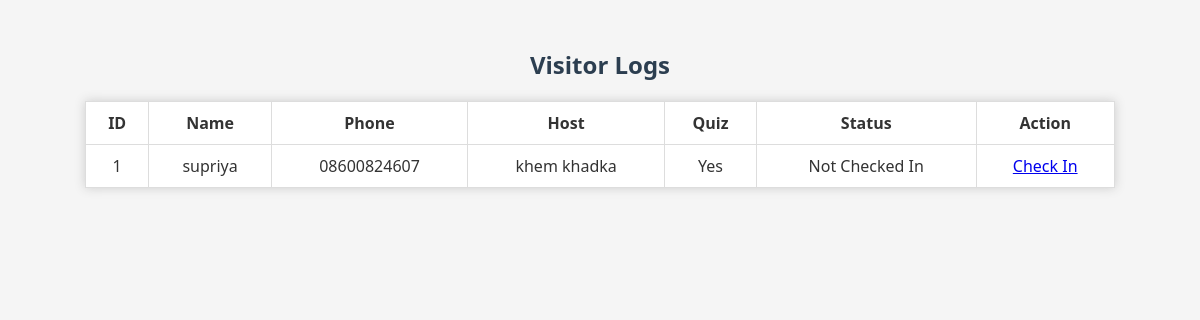
/admin, run on an earlier commit of the app's database.
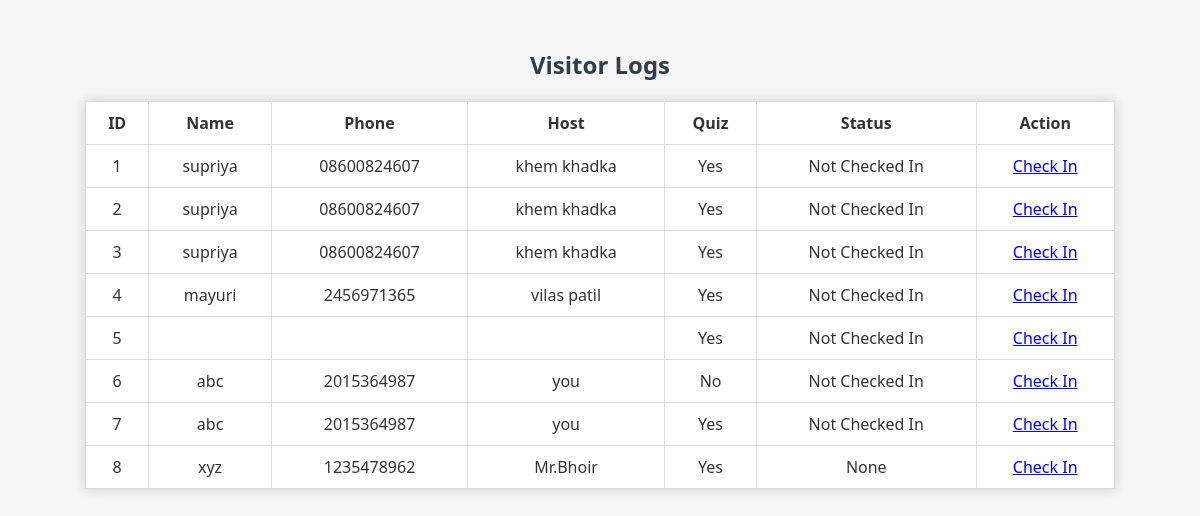
And on a later commit of the database.
### tables this page shows
CREATE TABLE visitors (
                    id INTEGER PRIMARY KEY AUTOINCREMENT,
                    name TEXT,
                    phone TEXT,
                    reason TEXT,
                    host TEXT,
                    quiz_passed INTEGER,
                    checkin_status TEXT
                , area TEXT);

### app.py (the view)
@app.route('/admin')
def admin():
    conn = sqlite3.connect(DB_NAME)
    c = conn.cursor()
    c.execute("SELECT * FROM visitors")
    data = c.fetchall()
    conn.close()
    return render_template('admin.html', data=data)

### templates/admin.html (shortened to what this page needs)
<!DOCTYPE html>
<html>
<head>
  <link rel="stylesheet" href="{{ url_for('static', filename='style.css') }}">
</head>
<body>
  <h2>Visitor Logs</h2>
  <table border="1">
    <tr>
      <th>ID</th><th>Name</th><th>Phone</th><th>Host</th>
      <th>Quiz</th><th>Status</th><th>Action</th>
    </tr>
    {% for row in data %}
    <tr>
      <td>{{ row[0] }}</td><td>{{ row[1] }}</td><td>{{ row[2] }}</td>
      <td>{{ row[4] }}</td><td>{{ 'Yes' if row[5] else 'No' }}</td>
      <td>{{ row[6] }}</td>
      <td>
        {% if row[6] != 'Checked In' %}
          <a href="/checkin/{{ row[0] }}">Check In</a>
        {% endif %}
      </td>
    </tr>
    {% endfor %}
  </table>
</body>
</html>

### static/style.css (style rules this page uses)
body { font-family: 'Segoe UI', sans-serif; background-color: #f5f5f5; padding: 20px; color: #333; }
h2 { color: #2c3e50; text-align: center; }
table { width: 90%; margin: 20px auto; border-collapse: collapse; background-color: white; box-shadow: 0 0 10px #ccc; }
th, td { padding: 10px; border: 1px solid #ddd; text-align: center; }

What changed in the data, as far as the page shows it:
added visitors: id "2", name "supriya", phone "08600824607", host "khem khadka", quiz_passed "Yes", checkin_status "Not Checked In"
added visitors: id "3", name "supriya", phone "08600824607", host "khem khadka", quiz_passed "Yes", checkin_status "Not Checked In"
added visitors: id "4", name "mayuri", phone "2456971365", host "vilas patil", quiz_passed "Yes", checkin_status "Not Checked In"
added visitors: id "5", quiz_passed "Yes", checkin_status "Not Checked In"
added visitors: id "6", name "abc", phone "2015364987", host "you", quiz_passed "No", checkin_status "Not Checked In"
added visitors: id "7", name "abc", phone "2015364987", host "you", quiz_passed "Yes", checkin_status "Not Checked In"
added visitors: id "8", name "xyz", phone "1235478962", host "Mr.Bhoir", quiz_passed "Yes", row "None"
